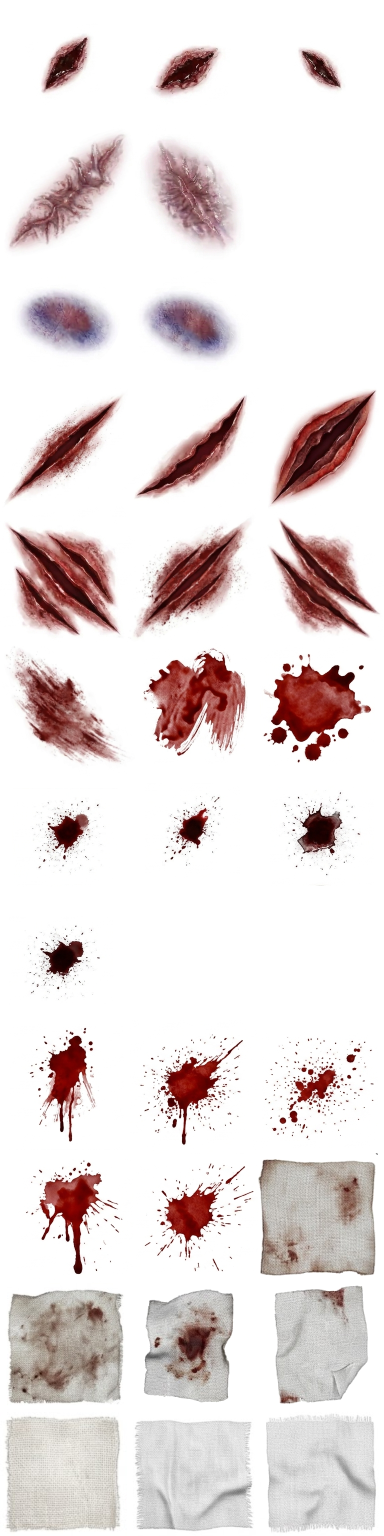
#> input picture Models/injuries2.png, 768 x 3072 px, found by its file name (shown at 1/2 size)
$ python key_wounds.py Models/injuries2.png 'M3AT: Maru'"'"'s 3D Animated Toons/Models/wounds.png'
#> lines starting #> are read from the running program, lines starting #| are printed output that depends on the picture; after the words box and inside, x2 and y2 are one past the last pixel; in counts of white or black regions, pixels touching at a corner belong together
# Makes the wound sheet the game reads (Models/wounds.png in the mod's folder, Source/Wounds.cs) from a sheet painted on white:
#   python3 anim_scripts/key_wounds.py Models/injuries2.png "M3AT: Maru's 3D Animated Toons/Models/wounds.png"
# The white is taken out as GIMP's colour to alpha does (each pixel the least see-through colour that, laid over
# white, gives what was painted), so soft edges and glows fade out rather than leaving a white fringe. The faint
# noise left in the white (alpha under NOISE) is dropped, so the square round each wound doesn't show as a haze.
# The bandages (BANDAGES) are near white themselves, so colour to alpha would make them see-through: in their cells
# the background is instead the near-white (BACKGROUND) reached from the cell's edge, everything else kept solid as
# painted, its edge softened a pixel.
# The gunshots (GUNSHOTS) are painted with a wide spatter of specks, which reads as dirt at the size they are drawn: all
# but what lies close round the wound is faded out (trim_spatter). Two more (GUNSHOT_MADE, in the cells left blank) are
# made from them: mirrored, turned, stretched and warped (warped_cell), as their cells were never painted.
# The sheet is a grid of CELL px cells (Wounds.Columns by Wounds.Rows); each cell's border is cleared, so mipmaps
# don't bleed one wound into the next. Clear pixels take a dark blood colour (a bandage's, cloth), so filtering at
# the edges doesn't darken or whiten them.
# The sheet is painted at CELL px a cell and written at OUT_CELL: a wound is only some tens of pixels across on screen
# at the closest zoom, so the full size is a quarter of the memory for nothing. It is scaled down by area, weighted by
# alpha, so the clear pixels' colour doesn't seep into the edges.
import sys

import numpy as np
from PIL import Image, ImageFilter

CELL = 256   # px a cell, as painted
OUT_CELL = 128   # px a cell, as written
NOISE = 3 / 255
BORDER = 1   # px cleared round each cell, as written
CLEAR = (0.35, 0.03, 0.03)   # the colour of the clear pixels
BANDAGES = [(2, 9), (0, 10), (1, 10), (2, 10), (0, 11), (1, 11), (2, 11)]   # (column, row from the top), as Wounds.Cells
BACKGROUND = 248 / 255   # a bandage cell's background: its darkest channel at least this, reached from the edge
CLOTH = (0.85, 0.83, 0.8)   # the colour of a bandage cell's clear pixels
GUNSHOTS = [(0, 6), (1, 6), (2, 6), (0, 7)]   # (column, row from the top), as Wounds.Cells
SPATTER_SOLID = 0.5   # alpha of the wound's own blot, the largest joined piece at or above this
SPATTER_NEAR = 6   # px as painted from the blot within which the spatter is kept whole
SPATTER_FAR = 20   # and from which it is gone
# Each made cell: the cell it is made from, then its seed, turn (degrees), stretch along x and y and warp (px as painted).
GUNSHOT_MADE = {(1, 7): ((1, 6), 7, 40.0, 0.9, 1.15, 7.0), (2, 7): ((2, 6), 11, -65.0, 0.9, 1.1, 7.0)}


def background(cell):
    """The pixels of a bandage cell that are near white and joined to its edge through near white."""
    white = cell.min(axis=-1) >= BACKGROUND
    reached = np.zeros_like(white)
    reached[0, :] = white[0, :]
    reached[-1, :] = white[-1, :]
    reached[:, 0] = white[:, 0]
    reached[:, -1] = white[:, -1]
    while True:
        grown = reached.copy()
        grown[1:, :] |= reached[:-1, :]
        grown[:-1, :] |= reached[1:, :]
        grown[:, 1:] |= reached[:, :-1]
        grown[:, :-1] |= reached[:, 1:]
        grown &= white
        if (grown == reached).all():
            return reached
        reached = grown


def largest_piece(mask):
    """The largest 4-connected piece of a mask."""
    seen = np.zeros_like(mask)
    best = []
    for y, x in zip(*np.nonzero(mask)):
        if seen[y, x]:
            continue
        seen[y, x] = True
        piece, stack = [], [(y, x)]
        while stack:
            py, px = stack.pop()
            piece.append((py, px))
            for ny, nx in ((py - 1, px), (py + 1, px), (py, px - 1), (py, px + 1)):
                if 0 <= ny < mask.shape[0] and 0 <= nx < mask.shape[1] and mask[ny, nx] and not seen[ny, nx]:
                    seen[ny, nx] = True
                    stack.append((ny, nx))
        if len(piece) > len(best):
            best = piece
    out = np.zeros_like(mask)
    for y, x in best:
        out[y, x] = True
    return out


def trim_spatter(alpha):
    """A gunshot cell's alpha with the spatter faded out by its distance from the wound's blot."""
    blot = largest_piece(alpha >= SPATTER_SOLID)
    ys, xs = np.nonzero(blot)
    far = np.indices(alpha.shape)
    far = np.sqrt(np.min((far[0][..., None] - ys) ** 2 + (far[1][..., None] - xs) ** 2, axis=-1))
    t = np.clip((far - SPATTER_NEAR) / (SPATTER_FAR - SPATTER_NEAR), 0, 1)
    return alpha * (1 - t * t * (3 - 2 * t))


def warped_cell(colour, alpha, seed, turn, stretch_x, stretch_y, warp):
    """A cell's colour and alpha mirrored, turned and stretched about its blot's middle, and warped by smooth noise."""
    size = alpha.shape[0]
    random = np.random.RandomState(seed)
    def noise():
        coarse = Image.fromarray(random.uniform(-1, 1, (6, 6)).astype(np.float32), 'F')
        return np.asarray(coarse.resize((size, size), Image.BICUBIC)).astype(np.float64)
    weight = alpha ** 2 + 1e-9
    y, x = np.indices(alpha.shape).astype(np.float64)
    my, mx = (y * weight).sum() / weight.sum(), (x * weight).sum() / weight.sum()
    cos, sin = np.cos(np.radians(turn)), np.sin(np.radians(turn))
    # Where each pixel comes from, centred on the cell so the blot ends up in the middle.
    dx, dy = (x - (size - 1) / 2) / stretch_x, (y - (size - 1) / 2) / stretch_y
    sx = mx - (cos * dx - sin * dy) + warp * noise()
    sy = my + (sin * dx + cos * dy) + warp * noise()
    x0, y0 = np.floor(sx).astype(int), np.floor(sy).astype(int)
    fx, fy = sx - x0, sy - y0
    inside = (x0 >= 0) & (y0 >= 0) & (x0 < size - 1) & (y0 < size - 1)
    x0, y0 = np.clip(x0, 0, size - 2), np.clip(y0, 0, size - 2)
    def sample(a):
        return (a[y0, x0] * (1 - fx) * (1 - fy) + a[y0, x0 + 1] * fx * (1 - fy)
                + a[y0 + 1, x0] * (1 - fx) * fy + a[y0 + 1, x0 + 1] * fx * fy)
    out_alpha = sample(alpha) * inside
    out_colour = np.dstack([sample(colour[..., c] * alpha) for c in range(3)])
    seen = out_alpha > 1e-4
    out_colour[seen] = np.clip(out_colour[seen] / out_alpha[seen, None], 0, 1)
    out_colour[~seen] = CLEAR
    return out_colour, out_alpha


def main(src, dst):
#> called with src = 'Models/injuries2.png'
    a = np.asarray(Image.open(src).convert('RGB')).astype(np.float64) / 255
    alpha = np.max(1 - a, axis=-1)
    safe = np.maximum(alpha, 1e-6)[..., None]
    colour = np.clip((a - (1 - alpha[..., None])) / safe, 0, 1)
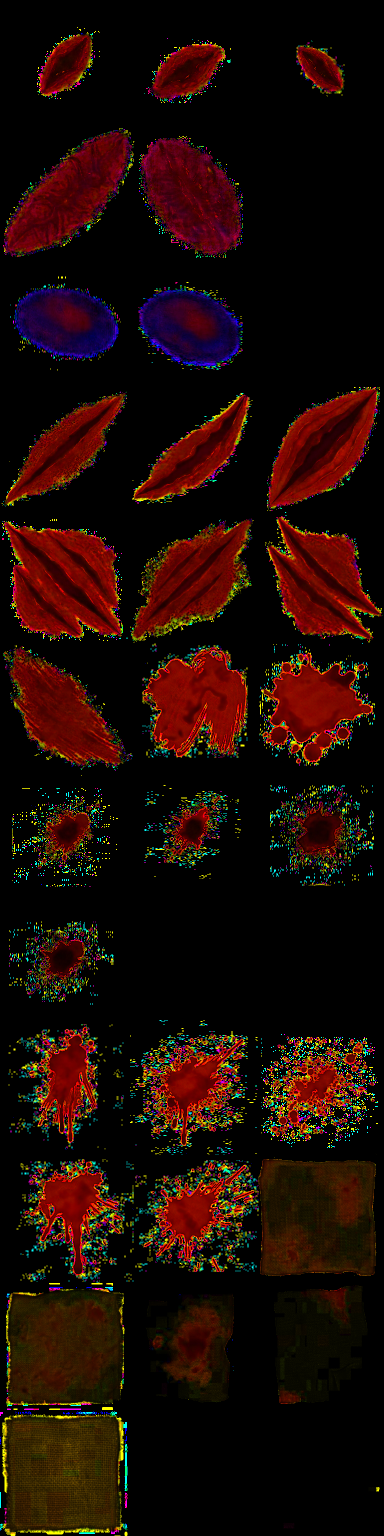
#> colour: shape (3072, 768, 3) float64 (shown at 1/2 size); mean R, G, B 0.121, 0.0417, 0.0208
    alpha = np.clip((alpha - NOISE) / (1 - NOISE), 0, 1)
    colour[alpha <= 0] = CLEAR
    h, w = alpha.shape
#> h = 3072; w = 768
    for column, row in BANDAGES:
        ys, xs = slice(row * CELL, (row + 1) * CELL), slice(column * CELL, (column + 1) * CELL)
        cell = a[ys, xs]
        solid = Image.fromarray(((~background(cell)) * 255).astype(np.uint8))
        alpha[ys, xs] = np.asarray(solid.filter(ImageFilter.BoxBlur(1))).astype(np.float64) / 255
        colour[ys, xs] = np.where(alpha[ys, xs, None] > 0, cell, CLOTH)
#> this loop made 7 passes
#> pass 1, in main, `cell = a[ys, xs]`:
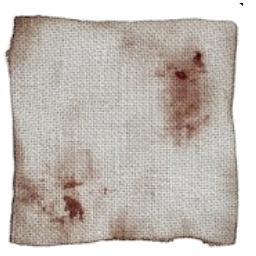
#> cell: shape (256, 256, 3) float64; mean R, G, B 0.771, 0.743, 0.72
#> pass 1, in background, `white = cell.min(axis=-1) >= BACKGROUND`:
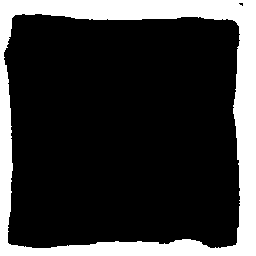
#> white: shape (256, 256) bool; 21.6% white; 1 white region, box (x1, y1, x2, y2) and area: (0, 0, 256, 256) 14180
#> after the loop:
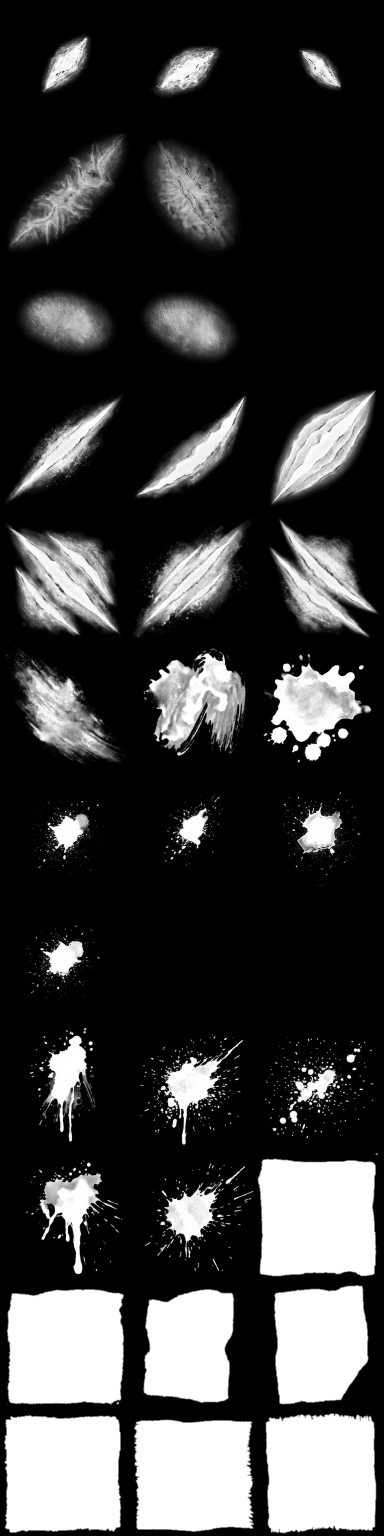
#> alpha: shape (3072, 768) float64 (shown at 1/2 size); min 0, max 1, mean 0.24
#> after the loop:
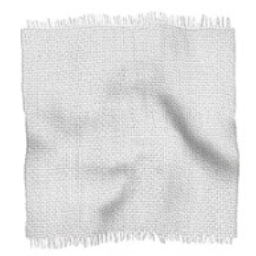
#> cell: shape (256, 256, 3) float64; mean R, G, B 0.889, 0.888, 0.888
#> after the loop:
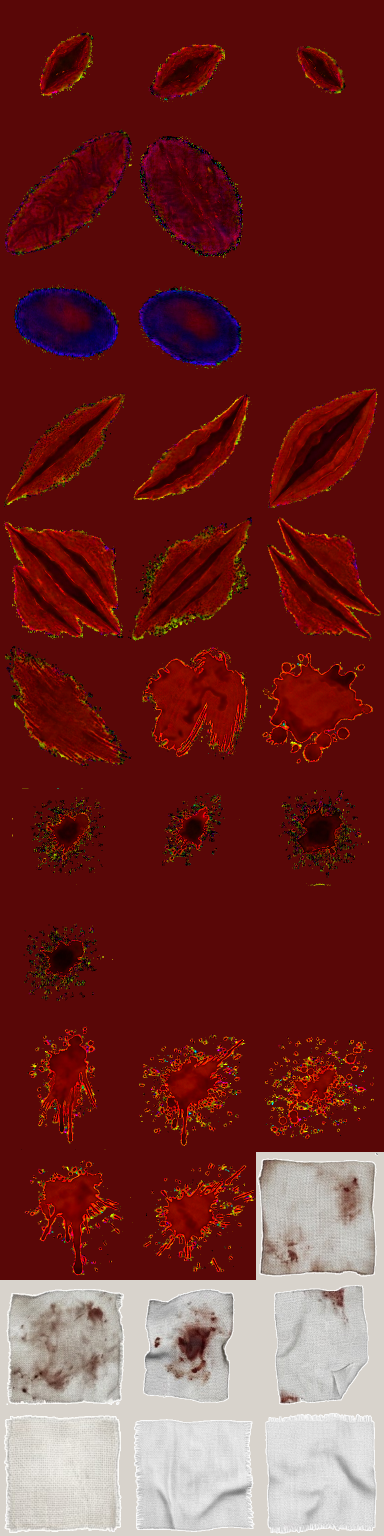
#> colour: shape (3072, 768, 3) float64 (shown at 1/2 size); mean R, G, B 0.446, 0.18, 0.173
    for column, row in GUNSHOTS:
        ys, xs = slice(row * CELL, (row + 1) * CELL), slice(column * CELL, (column + 1) * CELL)
        alpha[ys, xs] = trim_spatter(alpha[ys, xs])
#> this loop made 1 pass
#> pass 1, in trim_spatter, `blot = largest_piece(alpha >= SPATTER_SOLID)`:
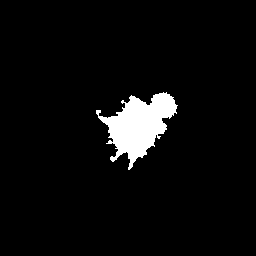
#> blot: shape (256, 256) bool; 4.6% white; 1 white region, box (x1, y1, x2, y2) and area: (96, 92, 178, 170) 3034
    for (column, row), ((from_column, from_row), *how) in GUNSHOT_MADE.items():
        ys, xs = slice(from_row * CELL, (from_row + 1) * CELL), slice(from_column * CELL, (from_column + 1) * CELL)
        made_colour, made_alpha = warped_cell(colour[ys, xs], alpha[ys, xs], *how)
        ys, xs = slice(row * CELL, (row + 1) * CELL), slice(column * CELL, (column + 1) * CELL)
        colour[ys, xs], alpha[ys, xs] = made_colour, made_alpha
    columns, rows = w // CELL, h // CELL
    size = (columns * OUT_CELL, rows * OUT_CELL)
    fill = scaled(colour, size)   # what the clear pixels take
    colour = scaled(colour * alpha[..., None], size)
    alpha = scaled(alpha, size)
    seen = alpha > 1e-4
    colour[seen] = np.clip(colour[seen] / alpha[seen, None], 0, 1)
    colour[~seen] = fill[~seen]
    for y in range(0, size[1], OUT_CELL):
        alpha[y:y + BORDER, :] = 0
        alpha[max(0, y + OUT_CELL - BORDER):y + OUT_CELL, :] = 0
    for x in range(0, size[0], OUT_CELL):
        alpha[:, x:x + BORDER] = 0
        alpha[:, max(0, x + OUT_CELL - BORDER):x + OUT_CELL] = 0
    out = np.dstack([colour, alpha])
    Image.fromarray((out * 255).round().astype(np.uint8), 'RGBA').save(dst)
    print('wrote', dst, '%dx%d' % size, '(%d by %d cells of %d px)' % (columns, rows, OUT_CELL))


def scaled(a, size):
    """An image (h, w) or (h, w, channels) of floats scaled to size (w, h) by area."""
    if a.ndim == 3:
        return np.dstack([scaled(a[..., c], size) for c in range(a.shape[2])])
    return np.asarray(Image.fromarray(a.astype(np.float32), 'F').resize(size, Image.BOX)).astype(np.float64)


if __name__ == '__main__':
#> (the run stopped early here; a loop or call above may not have finished)

$ run again, with M3AT: Maru's 3D Animated Toons/Models/prosthetic_decals.png copied over Models/injuries2.png
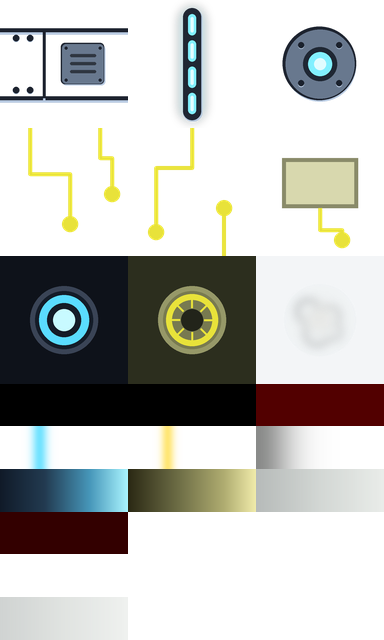
#> input picture M3AT: Maru's 3D Animated Toons/Models/prosthetic_decals.png, 384 x 640 px, found by its file name
#> in main, `alpha = np.max(1 - a, axis=-1)`:
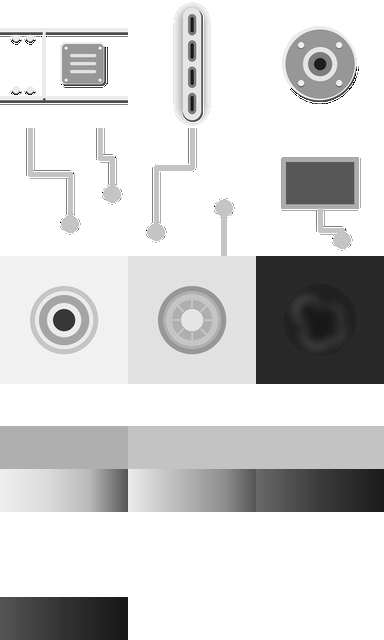
#> alpha: shape (640, 384) float64; min 0, max 1, mean 0.83
#> in main, `colour = np.clip((a - (1 - alpha[..., None])) / safe, 0, 1)`:
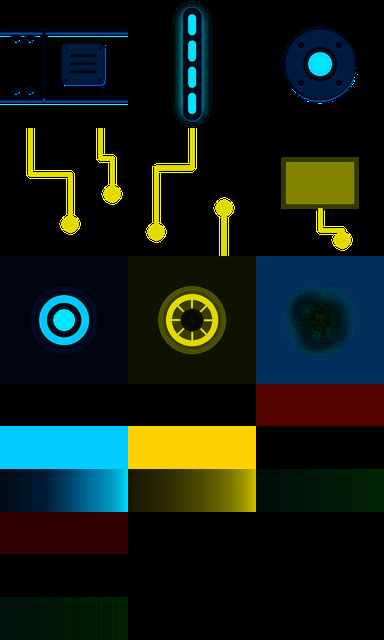
#> colour: shape (640, 384, 3) float64; mean R, G, B 0.0739, 0.116, 0.0796
